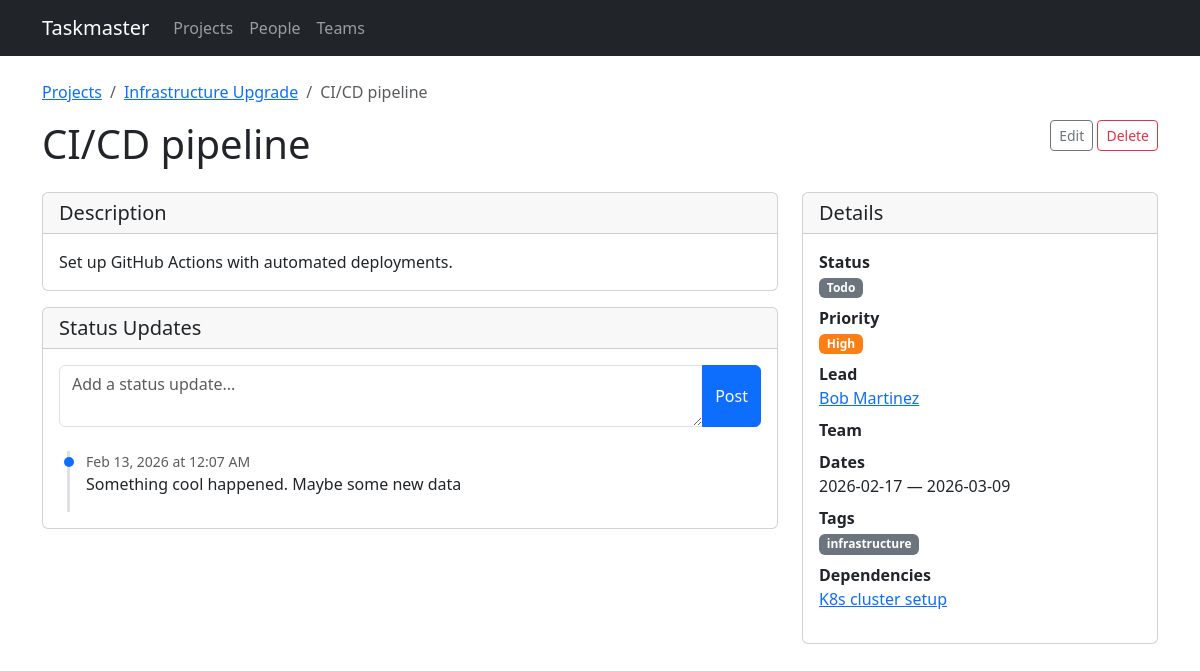
Before: /tasks/16 with the older database file.
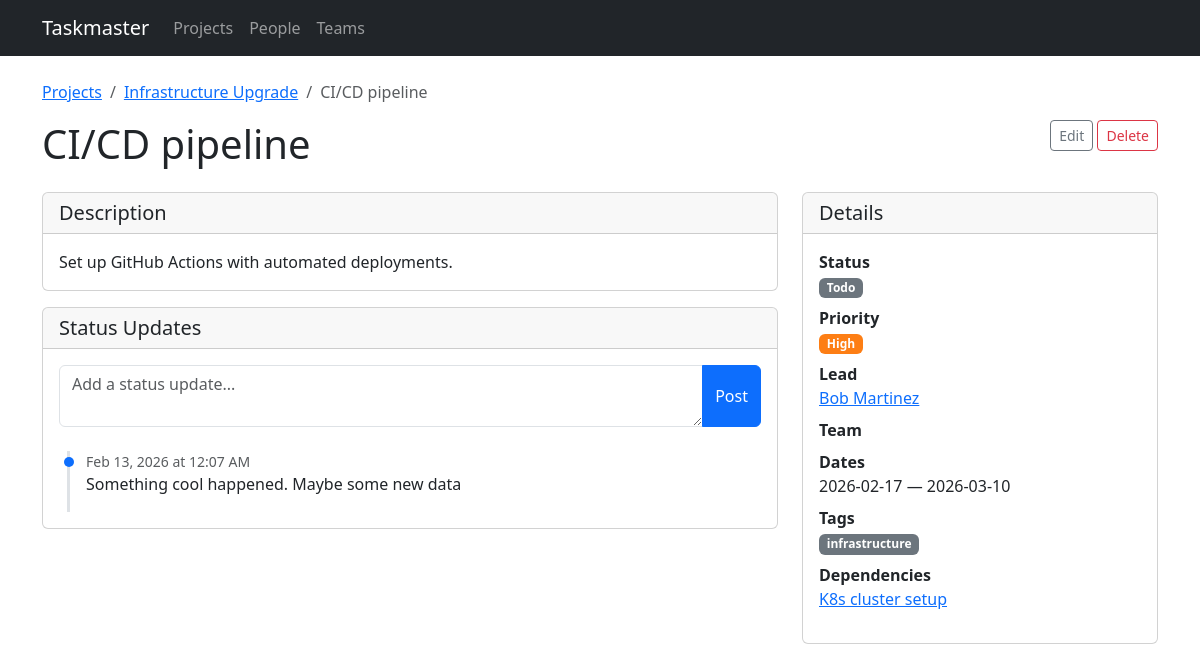
After: the same page with the newer database file.
### models.py (models this page shows, shortened)
class Task(db.Model):
    id = db.Column(db.Integer, primary_key=True)
    title = db.Column(db.String(200), nullable=False)
    description = db.Column(db.Text)
    project_id = db.Column(db.Integer, db.ForeignKey('project.id'), nullable=False)
    start_date = db.Column(db.Date, nullable=False)
    end_date = db.Column(db.Date, nullable=False)
    status = db.Column(db.String(20), default='todo')  # todo, in_progress, done
    priority = db.Column(db.String(20), default='medium')  # low, medium, high, critical
    assignments = db.relationship('TaskAssignment', backref='task', lazy=True,
                                   cascade='all, delete-orphan')
    tags = db.relationship('Tag', secondary=task_tags, backref=db.backref('tasks', lazy=True))
    status_updates = db.relationship('StatusUpdate', backref='task', lazy=True,
                                     order_by='StatusUpdate.created_at.desc()',
                                     cascade='all, delete-orphan')
    dependencies = db.relationship(
        'Task',
        secondary='task_dependency',
        primaryjoin='Task.id == TaskDependency.task_id',
        secondaryjoin='Task.id == TaskDependency.depends_on_id',
        backref=db.backref('dependents', lazy=True),
        lazy=True,
    )
    @property
    def lead(self):
        for a in self.assignments:
            if a.is_lead:
                return a.person
        return None
    @property
    def assignees(self):
        return [a.person for a in self.assignments]

### routes/tasks.py (the view)
@bp.route('/tasks/<int:id>')
def detail(id):
    task = Task.query.get_or_404(id)
    return render_template('tasks/detail.html', task=task)

### templates/tasks/detail.html (shortened to what the changed rows need)
{% extends "base.html" %}
{% block content %}
<nav aria-label="breadcrumb" class="mb-3">
    <ol class="breadcrumb">
        <li class="breadcrumb-item"><a href="{{ url_for('projects.list_projects') }}">Projects</a></li>
        <li class="breadcrumb-item"><a href="{{ url_for('projects.detail', id=task.project.id) }}">{{ task.project.name }}</a></li>
        <li class="breadcrumb-item active">{{ task.title }}</li>
    </ol>
</nav>
<div class="d-flex justify-content-between align-items-start mb-3">
    <h1>{{ task.title }}</h1>
    <div>
        <a href="{{ url_for('tasks.edit_task', id=task.id) }}" class="btn btn-outline-secondary btn-sm">Edit</a>
        <form method="post" action="{{ url_for('tasks.delete_task', id=task.id) }}" class="d-inline"
              onsubmit="return confirm('Delete this task?')">
        </form>
    </div>
</div>
<div class="row g-4">
    <div class="col-md-8">
        {% if task.description %}
        <div class="card mb-3">
            <div class="card-header"><h5 class="mb-0">Description</h5></div>
            <div class="card-body">{{ task.description }}</div>
        </div>
        {% endif %}
    </div>
    <div class="col-md-4">
        <div class="card">
            <div class="card-body">
                <dl>
                    <dt>Status</dt>
                    <dd><span class="badge badge-{{ task.status }}">{{ task.status | replace('_', ' ') | title }}</span></dd>
                    <dt>Priority</dt>
                    <dd><span class="badge badge-{{ task.priority }}">{{ task.priority | title }}</span></dd>
                    <dt>Lead</dt>
                    <dd>
                        {% if task.lead %}
                        <a href="{{ url_for('people.detail', id=task.lead.id) }}">{{ task.lead.name }}</a>
                        {% else %}
                        <span class="text-muted">No lead</span>
                        {% endif %}
                    </dd>
                    <dt>Team</dt>
                    <dt>Dates</dt>
                    <dd>{{ task.start_date }} &mdash; {{ task.end_date }}</dd>
                    <dt>Tags</dt>
                    <dd>
                        {% for tag in task.tags %}
                        <span class="badge bg-secondary">{{ tag.name }}</span>
                        {% else %}
                        <span class="text-muted">None</span>
                        {% endfor %}
                    </dd>
                    <dt>Dependencies</dt>
                    <dd>
                        {% for dep in task.dependencies %}
                        <a href="{{ url_for('tasks.detail', id=dep.id) }}" class="d-block">{{ dep.title }}</a>
                        {% else %}
                        <span class="text-muted">None</span>
                        {% endfor %}
                    </dd>
                </dl>
            </div>
        </div>
    </div>
</div>
{% endblock %}

Changed rows visible on the page:
changed Task "CI/CD pipeline": end_date "2026-03-09" → "2026-03-10"
